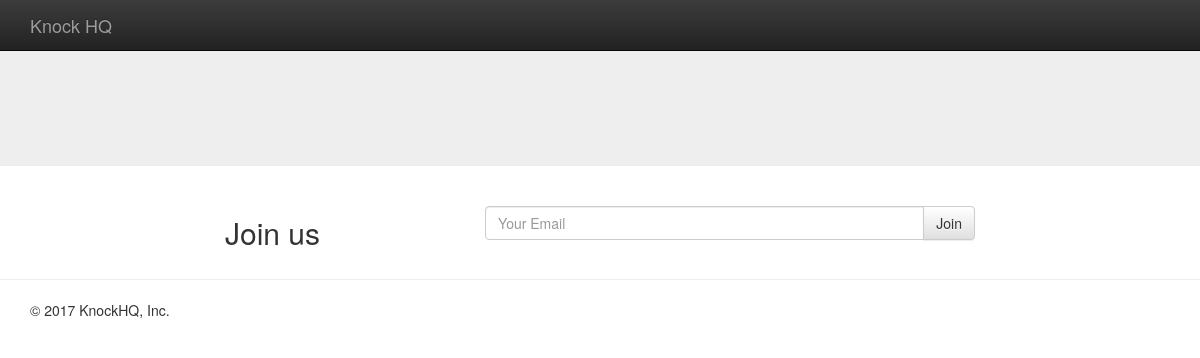
/, run on an earlier commit of the app's database.
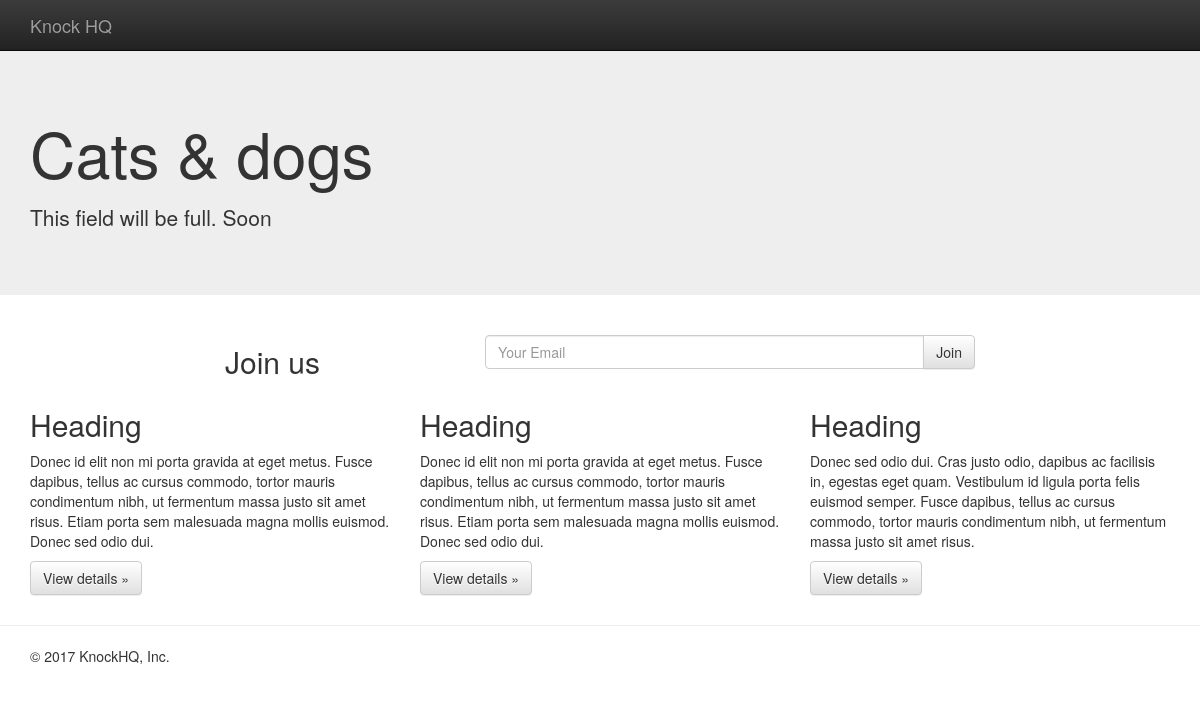
And on a later commit of the database.
### pages/models.py (models this page shows, shortened)
class Page(models.Model):
    title = models.CharField(max_length=220)
    title_description = models.TextField(blank=True, null=True)
    title_btn = models.CharField(max_length=50, default='Join')
    title_btn_url = models.CharField(max_length=50, blank=50, null=True)
    content = models.TextField(blank=True, null=True)
    show_nav = models.BooleanField(default=True)
    nav_color = models.CharField(max_length=7, default='#000000')
    layout = models.CharField(max_length=20, choices=LAYOUT_CHOICES, default='standart')
    video_embed = models.TextField(blank=True, null=True)

### pages/views.py (the view, shortened to what this page needs)
# urls.py: url(r'^$', HomeView.as_view(), name='home')
class HomeView(SuccessMessageMixin, CreateView):
    template_name = "pages/home.html"
    form_class = JoinForm
    success_url = '/'
    def get_context_data(self, *args, **kwargs):
        context = super(HomeView, self).get_context_data(*args, **kwargs)
        context['page_obj'] = Page.objects.all().first()
        return context

### newsletter/forms.py (shortened to what this page needs)
class JoinForm(forms.ModelForm):
    email = forms.EmailField(
        label='',
        widget=forms.EmailInput(
            attrs={
                'placeholder': "Your Email",
                'class': 'form-control'
            }
        ))
    class Meta:
        model = Join
        fields = ['email']

### pages/templates/pages/home.html (shortened to what this page needs)
{% extends "base.html" %}
{% block content %}
<nav class="navbar navbar-inverse navbar-fixed-top">
      <div class="container">
        <div class="navbar-header">
          <a class="navbar-brand" href="#">Knock HQ</a>
        </div>
        <div id="navbar" class="navbar-collapse collapse">
        </div>
      </div>
    </nav>
    <div class="jumbotron">
      <div class="container">
        <h1>{{ page_obj.title }}</h1>
        <p>{{ page_obj.title_description|linebreaks }}</p>
      </div>
    </div>
    <div class="container">
      <div class='row'>
        <div class='col-sm-8 col-sm-offset-2'>
          <div class='row'>
           <div class="col-xs-4">
              <h2>Join us</h2>
            </div>
            <div class='col-xs-8'>
                <p>
                {% include 'pages/snippet/join-form.html' with form=form %}
                </p>
            </div>
        </div></div>
        </div>
      </div>
      <div class='container'>
            {{ page_obj.content|safe }}
      </div>
      <hr>
     <div class='container'>
      <footer>
        <p>&copy; 2017 KnockHQ, Inc.</p>
      </footer>
    </div>
{% endblock content %}

### templates/base.html (shortened to what this page needs)
{% load static %}
<!DOCTYPE html>
<html lang="en">
  <head>
<link rel="stylesheet" href="https://maxcdn.bootstrapcdn.com/bootstrap/3.3.7/css/bootstrap.min.css">
<link rel="stylesheet" href="https://maxcdn.bootstrapcdn.com/bootstrap/3.3.7/css/bootstrap-theme.min.css">
<link rel="stylesheet" href="{% static 'css/main.css' %}">
  </head>
  <body>
    {% block content %}
    {% endblock content %}
  </body>
</html>

### pages/templates/pages/snippet/join-form.html (shortened to what this page needs)
 <form method='POST' action=''>{% csrf_token %}
    {% for field in form %}
        <div class="input-group">
         {{ field }}
          <span class="input-group-btn">
            <input type='submit' value='Join' class='btn btn-default' />
          </span>
        </div>
    {% endfor %}
    </form>

### static/css/main.css (style rules this page uses)
body { padding-top: 50px; padding-bottom: 20px; }

What changed in the data, as far as the page shows it:
added Page: title "Cats & dogs", title_description "This field will be full. Soon", content "Heading Donec id elit non mi porta gravida at eget metus. Fusce dapibus, tellus ac cursus commodo, tortor mauris condimentum nibh, ut fermentum massa justo sit amet risus. Etiam porta sem malesuada magna mollis euismod. Donec sed odio dui. View details » Heading Donec id elit non mi porta gravida at eget metus. Fusce dapibus, tellus ac cursus commodo, tortor mauris condimentum nibh, ut fermentum massa justo sit amet risus. Etiam porta sem malesuada magna mollis euismod. Donec sed odio dui. View details » Heading Donec sed odio dui. Cras justo odio, dapibus ac facilisis in, egestas eget quam. Vestibulum id ligula porta felis euismod semper. Fusce dapibus, tellus ac cursus commodo, tortor…"
